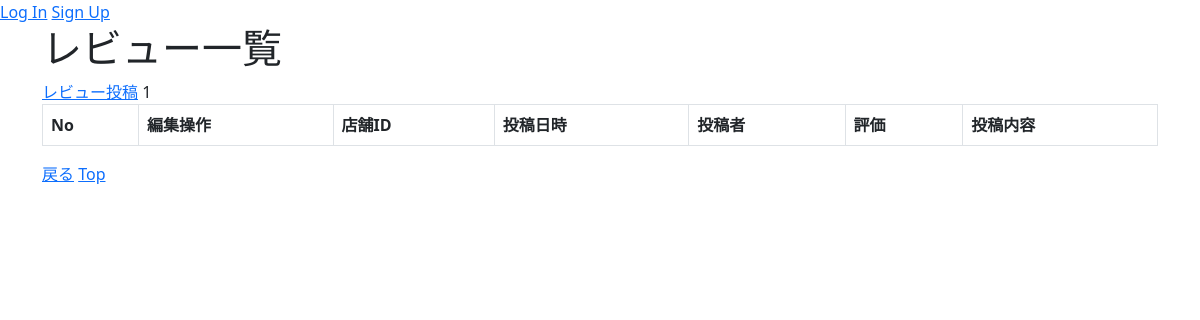
Before: /main/reviewlist/1 with the older database file.
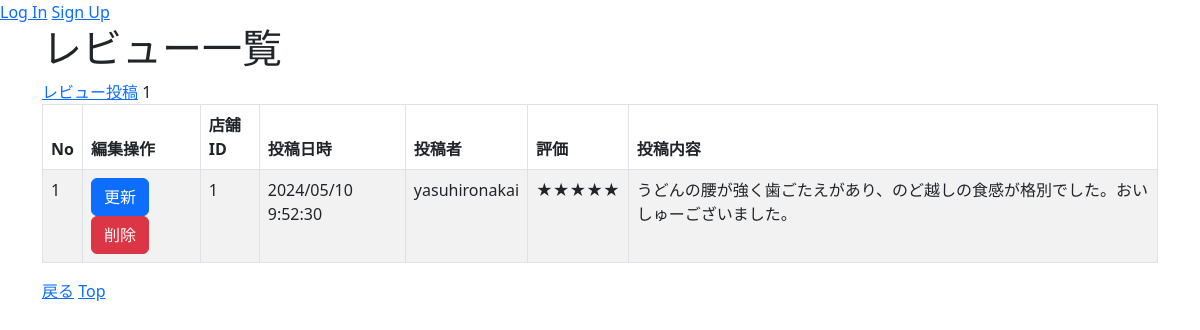
After: the same page with the newer database file.
### main/models.py (models this page shows, shortened)
class Review(models.Model):
    restaurantid =models.PositiveIntegerField(default=0)
    datetime = models.CharField(max_length=200)
    username = models.CharField(max_length=200)
    evaluation = models.CharField(max_length=10)
    postcontent = models.CharField(max_length=2000)

### main/views.py (the view)
# urls.py: path('main/reviewlist/<int:pk>',views.ReviewListView.as_view(), name="review_list"),
class ReviewListView(ListView):
    model = Review
    paginate_by = 5
    template_name = 'main/Review_List.html'
    def get_queryset(self):
        pk = self.kwargs['pk']
        if pk is None:
            pk = self.request.GET.get('restaurantid')
        queryset = Review.objects.filter( Q( restaurantid = pk))
        return queryset
    def get_context_data(self, **kwargs):
        restaurantid = self.kwargs['pk']
        context = super(ReviewListView, self).get_context_data(**kwargs)
        context.update({
            'restaurantid': restaurantid,
        })
        return context

### main/templates/main/Review_List.html (shortened to what this page needs)
{% extends "base.html" %}
{% block content %}
<h1>レビュー一覧</h1>
<a href="{% url 'review_create' %}?keyword={{ keyword }}&category={{ category }}&restaurantid={{ restaurantid }}">レビュー投稿</a>
<table class="table table-striped table-hover table-bordered">
    <thead>
        <tr>
            <th>No</th>
            <th>編集操作</th>
            <th>店舗ID</th>
            <th>投稿日時</th>
            <th>投稿者</th>
            <th>評価</th>
            <th>投稿内容</th>
        </tr>
    </thead>
    {% for Review in object_list %}
    <tr>
        <td>{{ Review.id }} </td>
        <td>
            <button class="btn btn-primary" onclick="location.href='{% url 'review_update' pk=Review.pk %}'">更新</button>
            <button class="btn btn-danger" onclick="location.href='{% url 'review_delete' pk=Review.pk %}'">削除</button>
        </td>
        <td>{{ Review.restaurantid }} </td>
        <td>{{ Review.datetime }} </td>
        <td>{{ Review.username }} </td>
        <td>{{ Review.evaluation }} </td>
        <td>{{ Review.postcontent }} </td>
    </tr>
    {% endfor %}
</table>
<a href="{% url 'restaurant_detail' restaurantid %}?keyword={{ keyword }}&category={{ category }}&restaurantid={{ restaurantid }}">戻る</a>
<a href="{% url 'top' %}">Top</a><br>
{% endblock %}

### main/templates/base.html (shortened to what this page needs)
<!DOCTYPE html>
<html lang="ja">
<head>
    <link href="https://cdn.jsdelivr.net/npm/bootstrap@5.3.0-alpha3/dist/css/bootstrap.min.css" rel="stylesheet">
</head>
<body>
    {% if user.is_authenticated %}
        <a>ユーザー名：{{ user.username }}</a>
        {% if user.is_subscribed %}
            <a>【有料会員】</a>
        {% else %}
            <a>【普通会員】</a>
        {% endif %}
        <a href="{% url 'mypage' %}">マイページ</a>
        <a href="{% url 'account_logout' %}">Log Out</a>
        <!-- {% if user.is_superuser %}
            <a href="{% url 'management' %}">管理画面</a>
         {% endif %} -->
    {% else %}
        <a href="{% url 'account_login' %}">Log In</a>
        <a href="{% url 'account_signup' %}">Sign Up</a>
    {% endif %}
    <div class="container">
        {% block content %}{% endblock %}
    </div>
</body>
</html>

Changed rows visible on the page:
added Review: id "1", restaurantid "1", datetime "2024/05/10 9:52:30", username "yasuhironakai", evaluation "★★★★★", postcontent "うどんの腰が強く歯ごたえがあり、のど越しの食感が格別でした。おいしゅーございました。"
